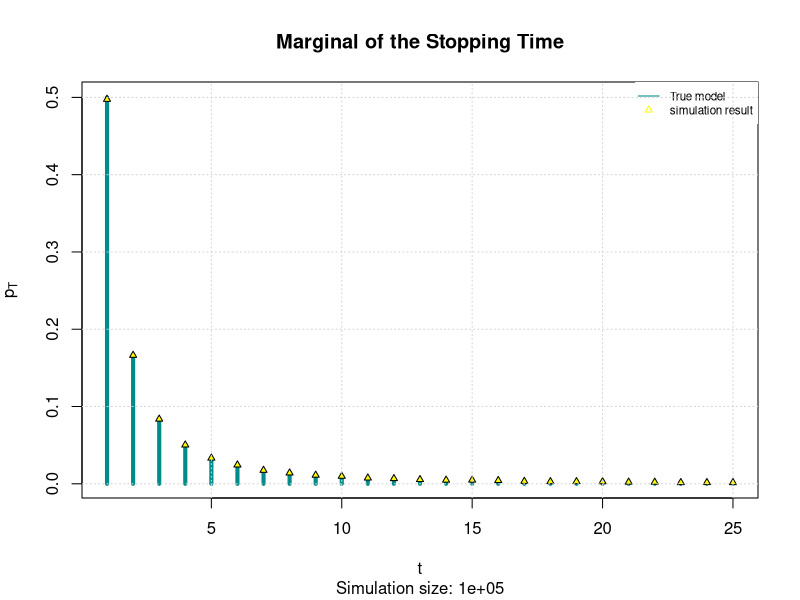
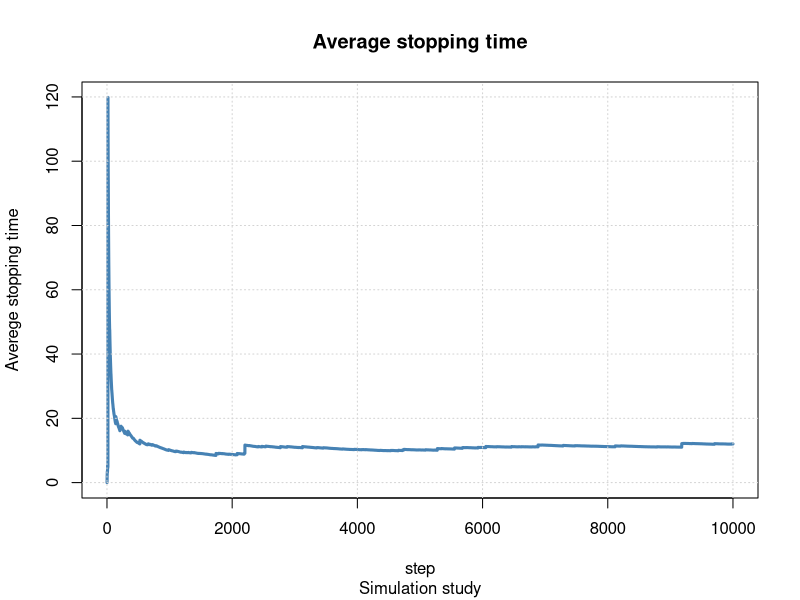

Source code (R) for these figures, in order: (Note: a time limit stopped this script after it produced the figures.)
## ---- chunk 1
knitr::opts_chunk$set(echo = TRUE)
## ---- chunk 2
set.seed(13112221)   # For reproducibility

Sim <- c(100, 1000, 10000, 100000, 1000000, 10000000)  # vector of the size 
fin <- c()    # inizialize the the vector of the result
timing_fun <- function(s){
  beg <- Sys.time()     # starting time
  stop_simulations <-  rgeom(n = s, prob = runif(n = s))   # run the simulation
  fin <- Sys.time() - beg #ending time
  return(fin)
}

results <- sapply(Sim , timing_fun)

tab_time <- data.frame (Simulation_size  = c("100", "1000", "10000", "100000", "1000000", "10000000") , Computational_time = results  )   # creating the dataframe of the results
tab_time
paste("The median speed over M is : " , median(results))

## ---- chunk 3
M <-  100000               # simulation size
beg <- Sys.time()         # start time
stop_simulation <-rgeom(n = M, prob = runif(n = M))     #runninng the simulation 
fin <- Sys.time() - beg   # end time
p_hat <- proportions( table( stop_simulation ))

## ---- chunk 4
pT <- function(t)  1/(t*(t+1))  
t_seq <- 1:25      #Plot it zooming between t = 1 and t = 25
## ---- chunk 5

{plot(t_seq, pT(t_seq), 
     type = "h",
     lwd = 4,
     col = "cyan4",
     ylab = expression(p[T]),
     xlab = "t",
     main = "Marginal of the Stopping Time",
     sub = paste("Simulation size:", M))

points(t_seq, p_hat[t_seq], pch = 24, 
       col = "black", bg = "yellow", cex = .7 )

legend("topright", legend = c("True model" , "simulation result"),
       col = c("cyan4","yellow"),lty=c(1,NA),pch=c(NA,24), cex=0.7,
       box.lty=0)
grid()}
## ---- chunk 6
step_size = 10    #set a step size
ave_step  = seq(1, length(stop_simulation), step_size)  #start the sequence
ave_vec = rep(NA, length(ave_step))                     #pre-allocating the vector

# Compute the simulations averages
t <- 0
for (i in ave_step){
  t <- t + 1
  ave_vec[t] = mean( stop_simulation[1:i] )
}


## ---- chunk 7
{plot(ave_vec , main = "Average stopping time",
     xlab = "step", ylab = "Averege stopping time",
     sub = "Simulation study", col = "steelblue" , type = "l" , lwd =3)
grid()}
## ---- chunk 8
Sim <- c(100, 1000, 10000, 100000, 1000000, 10000000 )  # vector of the size 
M <- 100    # Simulation size
diff <- matrix(NA , nrow =  length(Sim) , ncol = M )       # inizialize the the vector of the result


for (j in 1:M){
  i <- 1   
  for (s in Sim){    
    stop_simulations <-  rgeom(n = s, prob = runif(n = s))   # run the simulation
    p_hat <- proportions(table(stop_simulations))
    
    diff[i,j] <- mean(pT(t_seq) - p_hat[t_seq], na.rm = T)  #compute the mean distance
    i <- i + 1
}
}
## ---- chunk 9
L = 8    # max amount it can be won
stop_simulation_copy <- stop_simulation
stop_simulation_copy[stop_simulation_copy>7] <- L  # set all the observation greater than 7 to L
print(mean(stop_simulation_copy))
## ---- chunk 10
tab = proportions(table(stop_simulation_copy))
library(ggplot2)
# Create Data
data=data.frame(tab)
ggplot(data, aes(x=stop_simulation_copy, y=Freq,fill=stop_simulation_copy))+
  geom_bar(stat="identity") +
  theme_minimal() +
  geom_bar(stat="identity", fill="steelblue")+
  xlab("stop time") + ylab("Frequencies") +  guides(fill="none") +
  ggtitle("Barplot of stopping time" ) + 
  scale_y_continuous(labels=scales::percent)  

## ---- chunk 11
print(data$Freq[data$stop_simulation_copy == 8])
## ---- chunk 12
par(mfrow = c(1,2))
C <- 2 #cost i order to enter the game
costs <- rep(C , M)
revenue_f<- cumsum(costs - stop_simulation_copy)
i <- seq(from = 0 , to = length(revenue_f), by = step_size)
rev <- revenue_f[i]
{plot(rev,type = 'l',main = "Revenue function set up \n where the game is force to end",
     lwd = 2,
     col = "cyan4",
     ylab = expression(R[t]),
     xlab = "t",
     sub = paste("Simulation size:", M))
grid()}

revenue_f<- cumsum(costs - stop_simulation)
rev <- revenue_f[i]
{plot(rev,type = 'l',main = "Revenue function \n  normal set up ",
     lwd = 2,
     col = "cyan4",
     ylab = expression(R[t]),
     xlab = "t",
     sub = paste("Simulation size:", M))
grid() 
}
